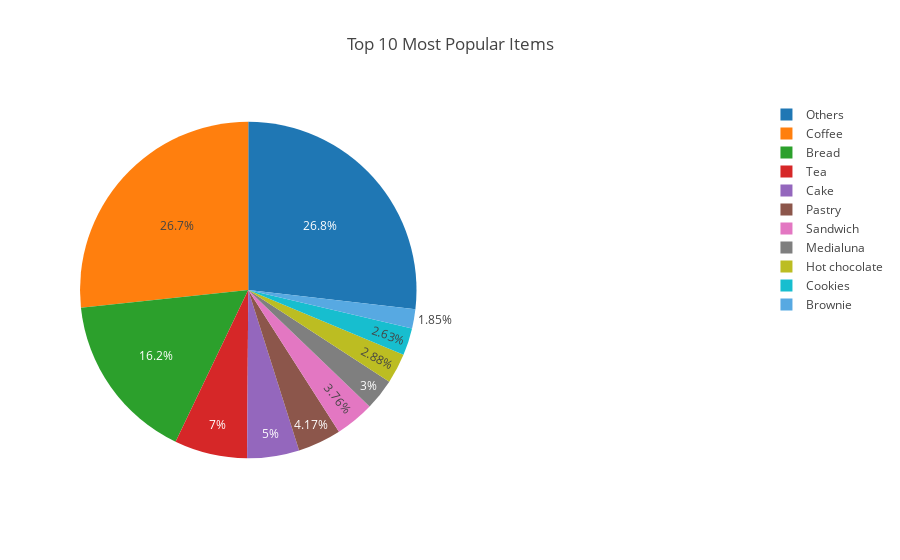

The notebook cell saved with this chart:
### Code cell
fig3 = {
  "data": [
    {
      "values": item_list.values.tolist(),
      "labels": item_list.index.tolist(),
      "domain": {"x": [0, .5]},
      "name": "Top 10 Items",
      "hoverinfo":"label+percent",
      "type": "pie"
    },],
  "layout": {
        "title":"Top 10 Most Popular Items",
    }
}
iplot(fig3,filename='donut')

### Figure 1 — Plotly figure (JSON) as saved in the notebook; plotly's stock layout.template omitted (floating-point values rounded to 4 significant figures)
{"data": [{"domain": {"x": [0, 0.5]}, "hoverinfo": "label+percent", "labels": ["Coffee", "Bread", "Tea", "Cake", "Pastry", "Sandwich", "Medialuna", "Hot chocolate", "Cookies", "Brownie", "Others"], "name": "Top 10 Items", "type": "pie", "uid": "fe8ee38b-65bb-4b67-b552-948501a861ac", "values": [5471, 3325, 1435, 1025, 856, 771, 616, 590, 540, 379, 5499]}], "layout": {"title": "Top 10 Most Popular Items"}}
